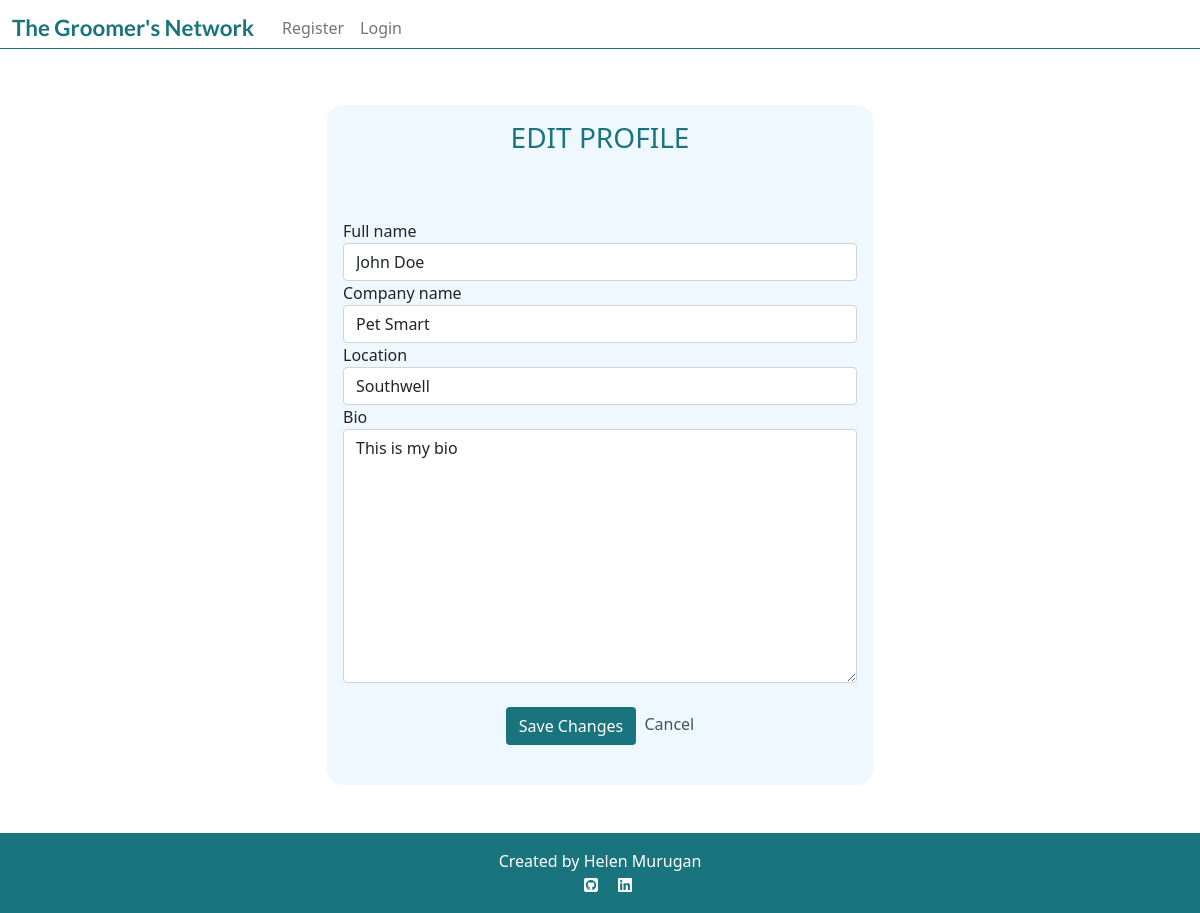
Screenshot of /user_profile/update/20/ with the database file from the repository.
### user_profile/models.py (models this page shows)
class Profile(models.Model):
    user = models.OneToOneField(
        User,
        on_delete=models.CASCADE,
        related_name='profile',
        verbose_name='User',
    )
    full_name = models.CharField(
        max_length=50,
        blank=True,
        null=True,
        verbose_name='Full name',
        default='',
    )
    company_name = models.CharField(
        blank=True,
        null=True,
        max_length=30,
        default='',
    )
    location = models.CharField(
        blank=True,
        null=True,
        max_length=30,
        default='',
    )
    bio = models.TextField(
        blank=True,
        null=True,
        max_length=1000,
        default='',
    )

### user_profile/views.py (the view)
class ProfileUpdate(SuccessMessageMixin, UpdateView):
    model = Profile
    form_class = ProfileForm
    template_name = "my_profile_update.html"
    success_url = "/user_profile/<str:user>"
    success_message = "Your profile has been updated!"

### user_profile/forms.py
class ProfileForm(forms.ModelForm):
    class Meta:
        model = Profile
        fields = ('full_name', 'company_name', 'location', 'bio',)

### templates/my_profile_update.html (shortened to what this page needs)
{% extends 'base.html' %}
{% load crispy_forms_tags %}
{% block content %}
<section>
    <div class="container my-5">
        <div class="row justify-content-center">
            <div class="col-md-8 col-lg-6">
                <div class="profile-card">
                    <div class="text-center">
                        <h3 class="card-body teal-text">EDIT PROFILE</h3>
                    </div>
                    <div class=card-body>
                        <form method="post" class="mt-4">
                            {{ form | crispy }}
                            <div class="text-center">
                                <button type="submit" class="btn btn-signup my-4">Save Changes</button>
                                <a href="{% url 'my_profile' user=request.user  %}" class="post-link">Cancel</a>
                            </div>
                        </form>
                    </div>
                </div>
            </div>
        </div>
    </div>
</section>
{% endblock %}

### static/css/style.css (style rules this page uses)
.teal-text { color: #19747E }
.btn-signup { background-color: #19747E; color: #fff; text-decoration: none; }
.profile-card { background-color: aliceblue; border-radius: 1rem; }
.post-link { text-decoration: none; color: #445261; margin-left: 4px; }

### rows the page displays
Profile: full_name "John Doe", company_name "Pet Smart", location "Southwell", bio "This is my bio"
